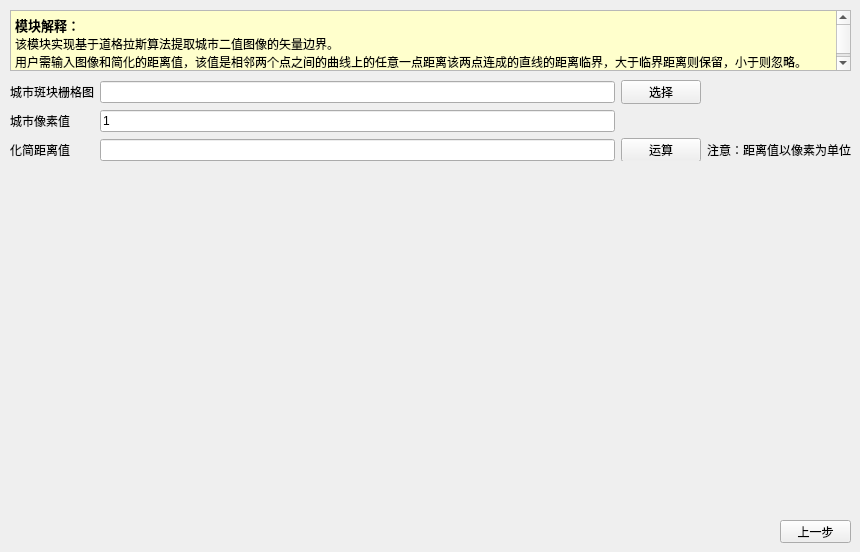
    <widget class="QWidget" name="tab_4">
     <attribute name="title">
      <string>Step5 导出边界</string>
     </attribute>
     <widget class="QTextBrowser" name="textBrowser_5">
      <property name="geometry">
       <rect>
        <x>10</x>
        <y>10</y>
        <width>841</width>
        <height>61</height>
       </rect>
      </property>
      <property name="html">
       <string>&lt;!DOCTYPE HTML PUBLIC &quot;-//W3C//DTD HTML 4.0//EN&quot; &quot;http://www.w3.org/TR/REC-html40/strict.dtd&quot;&gt;
&lt;html&gt;&lt;head&gt;&lt;meta name=&quot;qrichtext&quot; content=&quot;1&quot; /&gt;&lt;style type=&quot;text/css&quot;&gt;
p, li { white-space: pre-wrap; }
&lt;/style&gt;&lt;/head&gt;&lt;body style=&quot; font-family:'SimSun'; font-size:9pt; font-weight:400; font-style:normal;&quot; bgcolor=&quot;#ffffcc&quot;&gt;
&lt;p style=&quot; margin-top:0px; margin-bottom:0px; margin-left:0px; margin-right:0px; -qt-block-indent:0; text-indent:0px;&quot;&gt;&lt;span style=&quot; font-size:10pt; font-weight:600;&quot;&gt;模块解释：&lt;/span&gt;&lt;/p&gt;
&lt;p style=&quot; margin-top:0px; margin-bottom:0px; margin-left:0px; margin-right:0px; -qt-block-indent:0; text-indent:0px;&quot;&gt;该模块实现基于道格拉斯算法提取城市二值图像的矢量边界。&lt;/p&gt;
&lt;p style=&quot; margin-top:0px; margin-bottom:0px; margin-left:0px; margin-right:0px; -qt-block-indent:0; text-indent:0px;&quot;&gt;用户需输入图像和简化的距离值，该值是相邻两个点之间的曲线上的任意一点距离该两点连成的直线的距离临界，大于临界距离则保留，小于则忽略。&lt;/p&gt;&lt;/body&gt;&lt;/html&gt;</string>
      </property>
     </widget>
     <widget class="QWidget" name="gridLayoutWidget_4">
      <property name="geometry">
       <rect>
        <x>10</x>
        <y>80</y>
        <width>841</width>
        <height>81</height>
       </rect>
      </property>
      <layout class="QGridLayout" name="gridLayout_4">
       <item row="2" column="3">
        <widget class="QLabel" name="label_12">
         <property name="text">
          <string>注意：距离值以像素为单位</string>
         </property>
        </widget>
       </item>
       <item row="2" column="0">
        <widget class="QLabel" name="label_11">
         <property name="text">
          <string>化简距离值</string>
         </property>
        </widget>
       </item>
       <item row="0" column="0">
        <widget class="QLabel" name="label_13">
         <property name="text">
          <string>城市斑块栅格图</string>
         </property>
        </widget>
       </item>
       <item row="0" column="1">
        <widget class="QLineEdit" name="urbanpath"/>
       </item>
       <item row="0" column="2">
        <widget class="QPushButton" name="pushButton_15">
         <property name="text">
          <string>选择</string>
         </property>
        </widget>
       </item>
       <item row="2" column="2">
        <widget class="QPushButton" name="pushButton_13">
         <property name="text">
          <string>运算</string>
         </property>
        </widget>
       </item>
       <item row="2" column="1">
        <widget class="QLineEdit" name="disinput">
         <property name="toolTip">
          <string>选填，不填则默认不化简</string>
         </property>
        </widget>
       </item>
       <item row="1" column="0">
        <widget class="QLabel" name="label_14">
         <property name="text">
          <string>城市像素值</string>
         </property>
        </widget>
       </item>
       <item row="1" column="1">
        <widget class="QLineEdit" name="urbanpixelinput">
         <property name="text">
          <string>1</string>
         </property>
        </widget>
       </item>
      </layout>
     </widget>
     <widget class="QPushButton" name="pushButton_14">
      <property name="geometry">
       <rect>
        <x>780</x>
        <y>520</y>
        <width>71</width>
        <height>23</height>
       </rect>
      </property>
      <property name="text">
       <string>上一步</string>
      </property>
     </widget>
    </widget>
